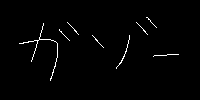

The script that drew this image:
import cv2
import numpy as np
import matplotlib.pyplot as plt

# Read image
img = cv2.imread("gazo.png").astype(np.float32)
H, W, C = img.shape

out = np.zeros((H, W), dtype=np.int)
out[img[..., 0]>0] = 1

out = 1 - out

while True:
    s1 = []
    s2 = []

    # step 1
    for y in range(1, H-1):
        for x in range(1, W-1):
            
            # condition 1
            if out[y, x] > 0:
                continue

            # condition 2
            f1 = 0
            if (out[y-1, x+1] - out[y-1, x]) == 1:
                f1 += 1
            if (out[y, x+1] - out[y-1, x+1]) == 1:
                f1 += 1
            if (out[y+1, x+1] - out[y, x+1]) == 1:
                f1 += 1
            if (out[y+1, x] - out[y+1,x+1]) == 1:
                f1 += 1
            if (out[y+1, x-1] - out[y+1, x]) == 1:
                f1 += 1
            if (out[y, x-1] - out[y+1, x-1]) == 1:
                f1 += 1
            if (out[y-1, x-1] - out[y, x-1]) == 1:
                f1 += 1
            if (out[y-1, x] - out[y-1, x-1]) == 1:
                f1 += 1

            if f1 != 1:
                continue
                
            # condition 3
            f2 = np.sum(out[y-1:y+2, x-1:x+2])
            if f2 < 2 or f2 > 6:
                continue
            
            # condition 4
            if out[y-1, x] + out[y, x+1] + out[y+1, x] < 1:
                continue

            # condition 5
            if out[y, x+1] + out[y+1, x] + out[y, x-1] < 1:
                continue
                
            s1.append([y, x])

    for v in s1:
        out[v[0], v[1]] = 1

    # step 2
    for y in range(1, H-1):
        for x in range(1, W-1):
            
            # condition 1
            if out[y, x] > 0:
                continue

            # condition 2
            f1 = 0
            if (out[y-1, x+1] - out[y-1, x]) == 1:
                f1 += 1
            if (out[y, x+1] - out[y-1, x+1]) == 1:
                f1 += 1
            if (out[y+1, x+1] - out[y, x+1]) == 1:
                f1 += 1
            if (out[y+1, x] - out[y+1,x+1]) == 1:
                f1 += 1
            if (out[y+1, x-1] - out[y+1, x]) == 1:
                f1 += 1
            if (out[y, x-1] - out[y+1, x-1]) == 1:
                f1 += 1
            if (out[y-1, x-1] - out[y, x-1]) == 1:
                f1 += 1
            if (out[y-1, x] - out[y-1, x-1]) == 1:
                f1 += 1

            if f1 != 1:
                continue
                
            # condition 3
            f2 = np.sum(out[y-1:y+2, x-1:x+2])
            if f2 < 2 or f2 > 6:
                continue
            
            # condition 4
            if out[y-1, x] + out[y, x+1] + out[y, x-1] < 1:
                continue

            # condition 5
            if out[y-1, x] + out[y+1, x] + out[y, x-1] < 1:
                continue
                
            s2.append([y, x])

    for v in s2:
        out[v[0], v[1]] = 1

    if len(s1) < 1 and len(s2) < 1:
        break

out = 1 - out
out = out.astype(np.uint8) * 255

# Save result
cv2.imwrite("out.png", out)
cv2.imshow("result", out)
cv2.waitKey(0)
cv2.destroyAllWindows()
